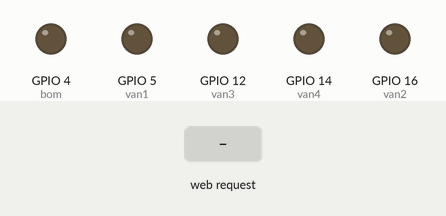
Simulated run of this sketch. Board: ESP8266 (NodeMCU). Parts: output pins drawn as LEDs (lit = HIGH). Inputs (shaded band) come from the test bench. WiFi joins after 1.5 s; servers stay silent unless stated; the Firebase database answers and starts empty; what the sketch prints to the serial monitor is not drawn.

Above: at 2.7 s.
2.8 s: HTTP request GET /auto received
At 3.8 s:
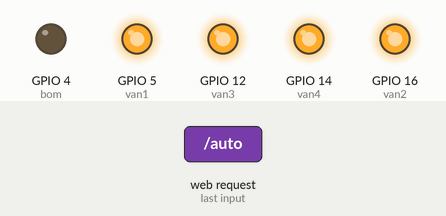
4.9 s: HTTP request GET /manual received
At 6.7 s:
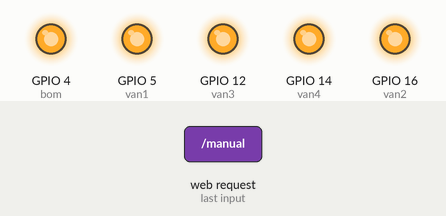
7.0 s: HTTP request GET /on1 received
At 8.3 s:
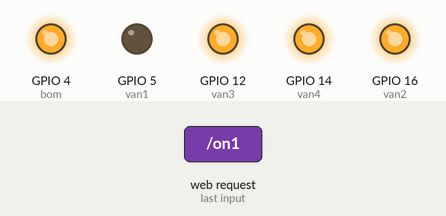
9.1 s: HTTP request GET /tatbom received
At 10.9 s:
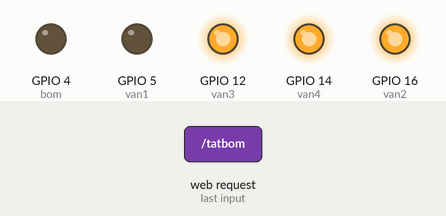
11.2 s: HTTP request GET /on2 received
At 12.6 s:
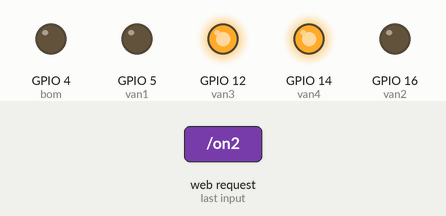
13.3 s: HTTP request GET /batbom received
At 14.2 s:
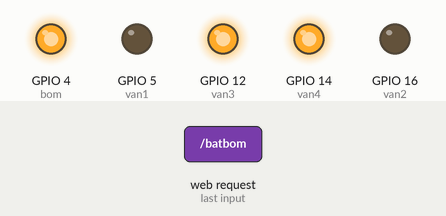
Timing chart, 0 to 16.3 s (numbered marks = the images above; inputs shaded):
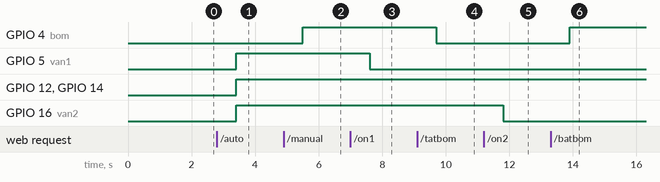

The sketch:

web.ino
```cpp
#include <ESP8266WiFi.h>
#include <SoftwareSerial.h>//thư viện giao tiếp
// Replace with your network credentials
#include <FirebaseArduino.h>
const char* ssid = "Simon Phu";
const char* password = "Qu@ngphu92";
#define FIREBASE_HOST "smartpro-a82e8.firebaseio.com"                         // the project name address from firebase id
#define FIREBASE_AUTH "zdcJHBdXwSjMcWyX4QEGDFzOCWVLNgib49bj9ce4"

// Set web server port number to 80
WiFiServer server(80);

// Variable to store the HTTP request
String header;

// Auxiliar variables to store the current output state
String modevan1 = "off1";
String modevan2 = "off2";
String modevan3 = "off3";
String modevan4 = "off4";
String mode1 = "auto";
String modebom = "batbom";

String pushstatus = "";
String pullstatus = "";
String ledstatus = "";
String tmp = "";
// Assign output variables to GPIO pins
String a, b, c, d; //biến lưu giá trị các text lên server


String myString; // chuỗi trung gian để hoàn thành việc nhận chưỡi ký tự để sau đó thực hiện quá trìn cắt
char rdata; //biến nhận kí tự từ arduino

int led1, led2, led3, led4; // biến để lưu giá trị cảm biến 1,2,3,4 sau khi cắt chuỗi ra sau các dấ ","


const int bom = 4;//D2
const int van1 = 5;//D1
const int van2 = 16;//D0
const int van3 = 12;//D6
const int van4 = 14; //D5

// Current time
unsigned long currentTime = millis();
// Previous time
unsigned long previousTime = 0;
// Define timeout time in milliseconds (example: 2000ms = 2s)
const long timeoutTime = 2000;

void setup() {


  Serial.begin(115200);
  // Initialize the output variables as outputs
  pinMode(bom, OUTPUT);
  pinMode(van1, OUTPUT);
  pinMode(van3, OUTPUT);
  pinMode(van4, OUTPUT);
  pinMode(van2, OUTPUT);
  // Set outputs to LOW


  // Connect to Wi-Fi network with SSID and password
  Serial.print("Connecting to ");
  Serial.println(ssid);
  WiFi.begin(ssid, password);
  while (WiFi.status() != WL_CONNECTED) {
    delay(500);
    Serial.print(".");
  }
  // Print local IP address and start web server
  Serial.println("");
  Serial.println("WiFi connected.");
  Serial.println("IP address: ");
  Serial.println(WiFi.localIP());
  Firebase.begin(FIREBASE_HOST, FIREBASE_AUTH);
  server.begin();
}

String getValue(String data, char separator, int index)
{
  int found = 0;
  int strIndex[] = { 0, -1 };
  int maxIndex = data.length() - 1;

  for (int i = 0; i <= maxIndex && found <= index; i++) {
    if (data.charAt(i) == separator || i == maxIndex) {
      found++;
      strIndex[0] = strIndex[1] + 1;
      strIndex[1] = (i == maxIndex) ? i + 1 : i;
    }
  }
  return found > index ? data.substring(strIndex[0], strIndex[1]) : "";
}
void loop() {

  if (Serial.available() > 0 )
  {
    rdata = Serial.read();//nhận ký tự từ arduino
    myString = myString + rdata; // đưa vào chuỗi myString
    if ( rdata == '\n')
    {

      String l = getValue(myString, ',', 0);// tách giá trị cảm biến 1
      String m = getValue(myString, ',', 1);// tách giá trị cảm biến 2 sau dấu "'" thứ 1
      String n = getValue(myString, ',', 2);// tách giá trị cảm biến 3 sau dấu "'" thứ 2
      String o = getValue(myString, ',', 3);// tách giá trị cảm biến 4 sau dấu "'" thứ 3

      led1 = l.toInt();//lưu giá trị của cảm biến 1 sau khi cắt chuỗi bằng kiểu nguyên
      led2 = m.toInt();//lưu giá trị của cảm biến 2 sau khi cắt chuỗi bằng kiểu nguyên
      led3 = n.toInt();//lưu giá trị của cảm biến 3 sau khi cắt chuỗi bằng kiểu nguyên
      led4 = o.toInt();//lưu giá trị của cảm biến 4 sau khi cắt chuỗi bằng kiểu nguyên

      myString = "";//cho chuỗi về rổng để tiếp tục chu trình
    }
  }
  int chartValue1 = map(led1, -30, 1023, 0, 100); //biến đổi từ thang đo analog sang % độ ẩm cb1
  int chartValue2 = map(led2, -30, 1023, 0, 100);
  int chartValue3 = map(led3, -30, 1023, 0, 100);
  int chartValue4 = map(led4, -30, 1023, 0, 100);
  chartValue1 = 100 - chartValue1;//độ ẩm thực tế 1
  chartValue2 = 100 - chartValue2;
  chartValue3 = 100 - chartValue3;
  chartValue4 = 100 - chartValue4;

  WiFiClient client = server.available();   // Listen for incoming clients

  if (client) {                             // If a new client connects,
    Serial.println("New Client.");          // print a message out in the serial port
    String currentLine = "";                // make a String to hold incoming data from the client
    currentTime = millis();
    previousTime = currentTime;
    while (client.connected() && currentTime - previousTime <= timeoutTime) { // loop while the client's connected
      currentTime = millis();
      if (client.available()) {             // if there's bytes to read from the client,
        char c = client.read();             // read a byte, then
        Serial.write(c);                    // print it out the serial monitor
        header += c;
        if (c == '\n') {                    // if the byte is a newline character
          // if the current line is blank, you got two newline characters in a row.
          // that's the end of the client HTTP request, so send a response:
          if (currentLine.length() == 0) {
            // HTTP headers always start with a response code (e.g. HTTP/1.1 200 OK)
            // and a content-type so the client knows what's coming, then a blank line:
            client.println("HTTP/1.1 200 OK");
            client.println("Content-type:text/html");
            client.println("Connection: close");
            client.println();


            // turns the GPIOs on and off

            if (header.indexOf("GET /auto") >= 0) {

              mode1 = "auto";

            } else if (header.indexOf("GET /manual") >= 0) {

              mode1 = "manual";

            }
            if (header.indexOf("GET /batbom") >= 0) {

              modebom = "batbom";

            } else if (header.indexOf("GET /tatbom") >= 0) {

              modebom = "tatbom";

            }

            if (header.indexOf("GET /on1") >= 0) {

              modevan1 = "on1";

            } else if (header.indexOf("GET /off1") >= 0) {

              modevan1 = "off1";

            }

            if (header.indexOf("GET /on2") >= 0) {

              modevan2 = "on2";

            } else if (header.indexOf("GET /off2") >= 0) {

              modevan2 = "off2";

            }
            if (header.indexOf("GET /on3") >= 0) {

              modevan3 = "on3";

            } else if (header.indexOf("GET /off3") >= 0) {

              modevan3 = "off3";

            }
            if (header.indexOf("GET /on4") >= 0) {

              modevan4 = "on4";

            } else if (header.indexOf("GET /off4") >= 0) {

              modevan4 = "off4";

            }

            tmp = Firebase.getString("vuonrau/tmp");
            ledstatus = Firebase.getString("vuonrau/led/status");
            pushstatus = Firebase.getString("vuonrau/push/status");
            pullstatus = Firebase.getString("vuonrau/pull/status");


            // Display the HTML web page
            client.println("<!DOCTYPE html><html>");
            client.println("<head>");
            client.println("<title>Đồ Án </title>");
            client.println("<meta name=\"viewport\" content=\"width=device-width, initial-scale=1.0\">");
            client.println("<meta charset='utf-8'>");
            client.println("<meta http-equiv='refresh' content='5'>");
            client.println("<link rel='stylesheet' href='https://maxcdn.bootstrapcdn.com/bootstrap/4.5.2/css/bootstrap.min.css'>");
            client.println("<script src='https://ajax.googleapis.com/ajax/libs/jquery/3.5.1/jquery.min.js'></script>");
            client.println("<script src='https://cdnjs.cloudflare.com/ajax/libs/popper.js/1.16.0/umd/popper.min.js'></script>");
            client.println(" <script src='https://maxcdn.bootstrapcdn.com/bootstrap/4.5.2/js/bootstrap.min.js'></script>");
            client.println("</head>");
            client.println("<body>");
            client.println("<div class='container'>");
            client.println("<div class='row'><div class='col-sm-12 bg-dark'><img class='w-100 img_logo' src ='https://kdientu.duytan.edu.vn/images/icon/logo_fo.png'/></div></div>");
            client.println("<div class='row mt-4'><h3 class='col-sm-12'>ĐỀ TÀI: HỆ HÔNG VƯỜN RAU THÔNG MINH ĐIỀU KHIỂN QUA MẠNG INTERNET</h3></div>");
            client.println("<div class='col-sm-12'><b>SVTH: LÊ TRUNG NGHĨA</b></div>");
            client.println("<div class='col-sm-12'><b>GVHD: THS. NGUYỄN THẾ TÂM</b></div>");
            client.println("<div class='container'>");
            client.println("<div class='float-right'><h5>Nhiệt độ: ");
              client.println(tmp);
              client.println(" °C");
            client.println("</h5></div>");
            ///////////////////////////////////////////manual////////////////////////////////////////////////////////////////////
            client.println("<table class='col-sm-6 table table-bordered'>");
              client.println("<tr>");
                client.println("<td>Đẩy mái che</td>");
                client.println("<td class='text-center'>");
                  client.println(pushstatus == "on" ? "Run" : "Stop");
                client.println("</td>");
               client.println("</tr>");
               client.println("<tr>");
                client.println("<td>Kéo mái che</td>");
                client.println("<td class='text-center'>");
                  client.println(pullstatus == "on" ? "Run" : "Stop");
                client.println("</td>");
               client.println("</tr>");
               client.println("<tr>");
                client.println("<td>Bóng đèn</td>");
                client.println("<td class='text-center'>");
                  client.println(ledstatus == "on" ? "Run" : "Stop");
                client.println("</td>");
               client.println("</tr>");
            client.println("<tr>");
            client.println("<td>Chế Độ/Mode</td>");
            if (mode1 == "auto") {
              client.println("<td class='text-center'><a class='btn btn-sm btn-primary pb-1 pl-4 pr-4' href='/manual'>Auto</a></td>");
            } else {
              client.println("<td class='text-center'><a class='btn btn-sm btn-primary pb-1 pt-1 pl-3 pr-3' href=\"/auto\"\" >Manual</a></td>");
            }
            client.println("</tr>");
            if (mode1 == "manual") {
              client.println("<tr>");
              client.println("<td><div>BƠM/PUMP:</div></td>");
              if (modebom == "batbom") {
                digitalWrite(bom, HIGH );
                client.println("<td class='text-center'><a class='btn btn-sm btn-primary' href=\"/tatbom\"\">Stop BƠM</a></td>");
              } else {
                digitalWrite(bom, LOW);
                client.println("<td class='text-center'><a class='btn btn-sm btn-primary' href=\"/batbom\"\">Run BƠM</a></td>");
              }
              client.println("</tr>");
              client.println("</table>");
              client.println("<table class='table table-bordered'>");
              client.println("<tr>");
              client.println("<td><div>Độ Ẩm Khu Vực 1:</div></td>");
              client.println("<td class='text-center'>");
              client.println(chartValue1);
              client.println(" %");
              client.println("</td>");
              client.println("<td><div>Van_1/Valve1_1:</div></td>");
              if (modevan1 == "off1") {
                digitalWrite(van1, HIGH);
                client.println("<td class='text-center'><a class='btn btn-sm btn-primary' href=\"/on1\"\" >Stop Vavel_1</a></td>");
              } else {
                digitalWrite(van1, LOW);
                client.println("<td class='text-center'><a class='btn btn-sm btn-primary' href=\"/off1\"\" >Run Vavel_1</a></td>");
              }
              client.println("</tr>");
              client.println("<tr>");
              client.println("<td><div>Độ Ẩm Khu Vực 2:</div></td>");
              client.println("<td class='text-center'>");
              client.println(chartValue2);
              client.println(" %");
              client.println("</td>");
              client.println("<td><div >Van_2/Valve1_2:</div></td>");
              if (modevan2 == "off2") {
                digitalWrite(van2, HIGH);
                client.println("<td class='text-center'><a class='btn btn-sm btn-primary' href=\"/on2\"\" >Stop Vavel_2</a></td>");
              } else {
                digitalWrite(van2, LOW);
                client.println("<td class='text-center'><a class='btn btn-sm btn-primary' href=\"/off2\"\">Run Vavel_2</a></td>");
              }
              client.println("</tr>");
              client.println("<tr>");
              client.println("<td><div>Độ Ẩm Khu Vực 3:</div></td>");
              client.println("<td class='text-center'>");
              client.println(chartValue3);
              client.println(" %");
              client.println("</td>");
              client.println("<td><div>Van_3/Valve1_3:</div></td>");
              if (modevan3 == "off3") {
                digitalWrite(van3, HIGH);
                client.println("<td class='text-center'><a class='btn btn-sm btn-primary' href=\"/on3\"\">Stop Vavel_3</a></td>");
              } else {
                digitalWrite(van3, LOW);
                client.println("<td class='text-center'><a class='btn btn-sm btn-primary' href=\"/off3\"\">Run Vavel_3</a></td>");
              }
              client.println("</tr>");
              client.println("<tr>");
              client.println("<td><div>Độ Ẩm Khu Vực 4:</div></td>");
              client.println("<td class='text-center'>");
              client.println(chartValue4);
              client.println(" %");
              client.println("</td>");
              client.println("<td><div >Van_4/Valve1_4:</div></td>");
              if (modevan4 == "off4") {
                digitalWrite(van4, HIGH);
                client.println("<td class='text-center'><a class='btn btn-sm btn-primary' href=\"/on4\"\" >Stop Vavel_4</a></td>");
              } else {
                digitalWrite(van4, LOW);
                client.println("<td class='text-center'><a class='btn btn-sm btn-primary' href=\"/off4\"\" >Run Vavel_4</a></td>");
              }
              client.println("</tr></table>");
            }
            ////////////////////////////////////////////////////////auto//////////

            client.println("<tr>");
            if (mode1 == "auto") {
              client.println("<td><div>BƠM/PUMP:</div></td>");
              if (chartValue1 < 50 || chartValue2 < 50 || chartValue3 < 50 || chartValue4 < 50) {
                digitalWrite(bom, HIGH);
                client.println("<td class='text-center'><a class='btn btn-sm btn-primary' href=\"\" >Run BƠM</a></td>");
              } else {
                digitalWrite(bom, LOW);
                client.println("<td class='text-center'><a class='btn btn-sm btn-primary' href=\"\" >Stop BƠM</a></td>");
              }
              client.println("</tr>");
              client.println("<table class='table table-bordered'>");
              client.println("<tr>");
              client.println("<td><div >Độ Ẩm Khu Vực 1:</div></td>");
              client.println("<td class='text-center'>");
              client.println(chartValue1);
              client.println(" %");
              client.println("</td>");
              client.println("<td><div >Van_1/Valve1_1:</div></td>");
              if (chartValue1 < 50) {
                digitalWrite(van1, LOW);
                client.println("<td class='text-center'><a class='btn btn-sm btn-primary' href=\"\" >Run Vavel_1</a></td>");
              }
              else {
                digitalWrite(van1, HIGH);
                client.println("<td class='text-center'><a class='btn btn-sm btn-primary' href=\"\" >Stop Vavel_1</a></td>");
              }
              client.println("</tr>");
              client.println("<tr>");
              client.println("<td><div >Độ Ẩm Khu Vực 2:</div></td>");
              client.println("<td class='text-center'>");
              client.println(chartValue2);
              client.println(" %");
              client.println("</td>");
              client.println("<td><div>Van_2/Valve1_2:</div></td>");
              if (chartValue2 < 50) {
                digitalWrite(van2, LOW);
                client.println("<td class='text-center'><a class='btn btn-sm btn-primary' href=\"\" >Run Vavel_2</a></td>");
              } else {
                digitalWrite(van2, HIGH);
                client.println("<td class='text-center'><a class='btn btn-sm btn-primary' href=\"\" >Stop Vavel_2</a></td>");
              }
              client.println("</tr>");
              client.println("<tr>");
              client.println("<td><div >Độ Ẩm Khu Vực 3:</div></td>");
              client.println("<td class='text-center'>");
              client.println(chartValue3);
              client.println(" %");
              client.println("</td>");
              client.println("<td><div >Van_3/Valve1_3:</div></td>");
              if (chartValue3 < 50) {
                digitalWrite(van3, LOW);
                client.println("<td class='text-center'><a class='btn btn-sm btn-primary' href=\"\" >Run Vavel_3</a></td>");
              } else {
                digitalWrite(van3, HIGH);
                client.println("<td class='text-center'><a class='btn btn-sm btn-primary' href=\"\" >Stop Vavel_3</a></td>");
              }
              client.println("</tr>");
              client.println("<tr>");
              client.println("<td><div >Độ Ẩm Khu Vực 4:</div></td>");
              client.println("<td class='text-center'>");
              client.println(chartValue4);
              client.println(" %");
              client.println("</td>");
              client.println("<td><div>Van_4/Valve1_4:</div></td>");
              if (chartValue4 < 50) {
                digitalWrite(van4, LOW);
                client.println("<td class='text-center'><a class='btn btn-sm btn-primary' href=\"\" >Run Vavel_4</a></td>");
              } else {
                digitalWrite(van4, HIGH);
                client.println("<td class='text-center'><a class='btn btn-sm btn-primary' href=\"\" >Stop Vavel_4</a></td>");
              }
              client.println("</tr>");
            }

            ////////////////////////////////////////////////////////////////////
            client.println("</div></div></table>");
            client.println("</body></html>");
            // The HTTP response ends with another blank line
            client.println();
            // Break out of the while loop
            break;
          } else { // if you got a newline, then clear currentLine
            currentLine = "";
          }
        } else if (c != '\r') {  // if you got anything else but a carriage return character,
          currentLine += c;      // add it to the end of the currentLine
        }
      }
    }
    // Clear the header variable
    header = "";
    // Close the connection
    client.stop();
    Serial.println("Client disconnected.");
    Serial.println("");
  }
}
```

Measured:
- after the input at 2.8 s, GPIO 5 (van1), GPIO 12 (van3), GPIO 14 (van4), GPIO 16 (van2): LOW → HIGH after 0.61 s
- after the input at 4.9 s, GPIO 4 (bom): LOW → HIGH after 0.61 s
- after the input at 7.0 s, GPIO 5 (van1): HIGH → LOW after 0.61 s
- after the input at 9.1 s, GPIO 4 (bom): HIGH → LOW after 0.61 s
- after the input at 11.2 s, GPIO 16 (van2): HIGH → LOW after 0.61 s
- after the input at 13.3 s, GPIO 4 (bom): LOW → HIGH after 0.61 s
